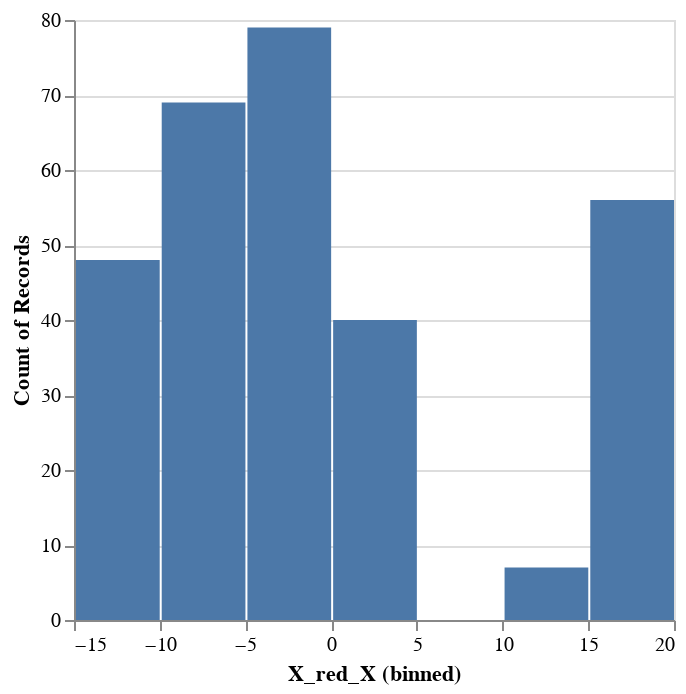

Notebook cell for this chart:
### Code cell
##Show the distribution of one of the components (X_red_X) in the TSNE dataset
##Using binning to bucket the values into their respective cohorts
####DOUBLE CHECK THIS RATIONALE
##This helps show the utility of the feature. A more distributed feature is more diverse
##a more conentrated feature is less representative of the whole dataset
alt.Chart(TSNE_components).mark_bar().encode(
    alt.X("X_red_X", bin=True),
    y='count()',
).interactive()
#alt.Bin(extent=[0,1], step=0.05)
#sns.displot(TSNE_components, x="risk_rating")
#plt.show()

### Figure 1 — Vega-Lite specification as saved in the notebook (floating-point values rounded to 4 significant figures; data arrays with more than 128 entries replaced by an {"elided": "..."} marker saying what was removed)
{"config": {"view": {"continuousWidth": 300, "continuousHeight": 300}}, "data": {"name": "data-2ffee03a2f0d582be7f3e4bac2e67c27"}, "mark": {"type": "bar"}, "encoding": {"x": {"bin": true, "field": "X_red_X", "type": "quantitative"}, "y": {"aggregate": "count", "type": "quantitative"}}, "params": [{"name": "param_2", "select": {"type": "interval", "encodings": ["x", "y"]}, "bind": "scales"}], "$schema": "https://vega.github.io/schema/vega-lite/v5.15.1.json", "datasets": {"data-2ffee03a2f0d582be7f3e4bac2e67c27": {"elided": "299 records"}}}
